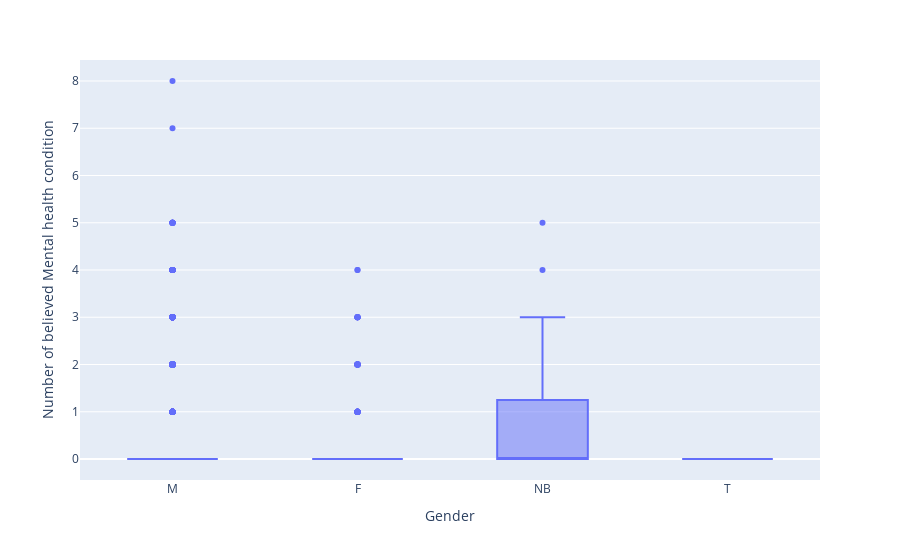

The code cell stored with this chart in its notebook:
### Code cell
fig = px.box(an, x="Gender", y='Number of believed Mental health condition')
 
fig.show()

### Figure 1 — Plotly figure (JSON) as saved in the notebook; plotly's stock layout.template omitted (floating-point values rounded to 4 significant figures; data arrays with more than 128 entries replaced by an {"elided": "..."} marker saying what was removed)
{"data": [{"alignmentgroup": "True", "hovertemplate": "Gender=%{x}<br>Number of believed Mental health condition=%{y}<extra></extra>", "legendgroup": "", "marker": {"color": "#636efa"}, "name": "", "notched": false, "offsetgroup": "", "orientation": "v", "showlegend": false, "type": "box", "x": {"elided": "1433 str values"}, "x0": " ", "xaxis": "x", "y": {"elided": "1433 int values"}, "y0": " ", "yaxis": "y"}], "layout": {"boxmode": "group", "legend": {"tracegroupgap": 0}, "margin": {"t": 60}, "xaxis": {"anchor": "y", "domain": [0, 1], "title": {"text": "Gender"}}, "yaxis": {"anchor": "x", "domain": [0, 1], "title": {"text": "Number of believed Mental health condition"}}}}
